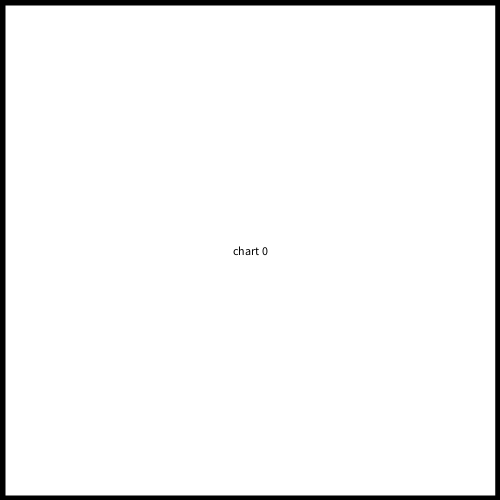
Frame 1 (no input)
Frame 60 (the mouse pressed at the canvas centre just before this capture): identical to frame 1, image omitted
Frame 120 (the mouse held since frame 60 and released just before this capture): identical to frame 1, image omitted

The Processing sketch that drew this single still picture (run headless with seeded random() and noise(); from frame 60 on, the mouse is pressed at the canvas centre):

// Processing sketch: lesson_09_09_easing_screens
// ── lesson_09_09_easing_screens.pde
float value = 0;
float targetValue = 0;
float speed = 0.1;

int nScreens = 4;

void setup() {
  size(500,500);
}

void draw() {
  background(100);

  //Easing
  value += (targetValue - value) * speed;

  println("targetValue: " + targetValue + "\t value: " + value);
  
  float x = map(value, 0, 1, 0, -width);
  
  pushMatrix();
  translate(x, 0);
  
    for(int i = 0; i < nScreens; i++){
      stroke(0);
      strokeWeight(10);
      fill(255);
      rect(0, 0, width, height);
      
      textAlign(CENTER, CENTER);
      fill(0);
      text("chart " + i, width/2, height/2);
      
      translate(width, 0);      
    }
  popMatrix();
}

void keyPressed() {
  if(key == CODED){
    if(keyCode == LEFT){
      if(targetValue > 0){
        targetValue --;
      }
    }else if(keyCode == RIGHT){
      if(targetValue < nScreens - 1){
        targetValue ++;
      }
    }
  }
}
